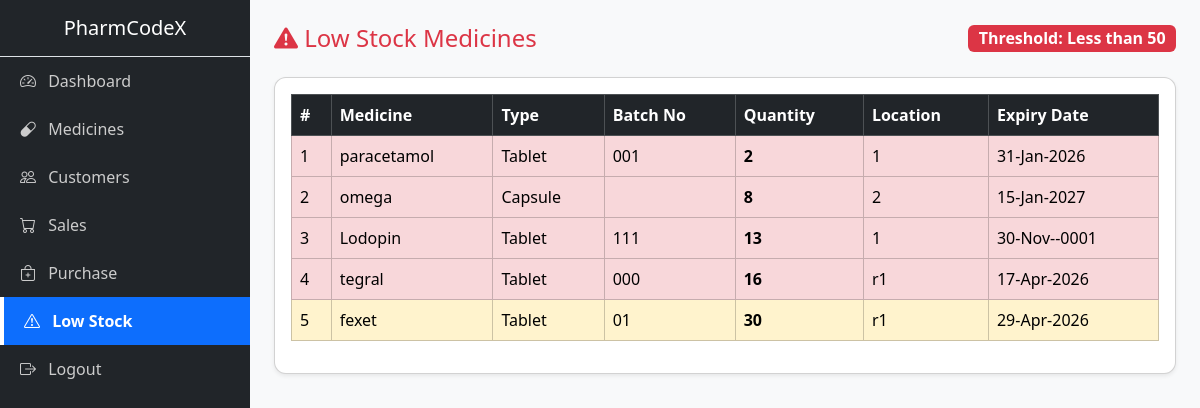
Page /mutual/low.php (signed in) on the earlier database version.
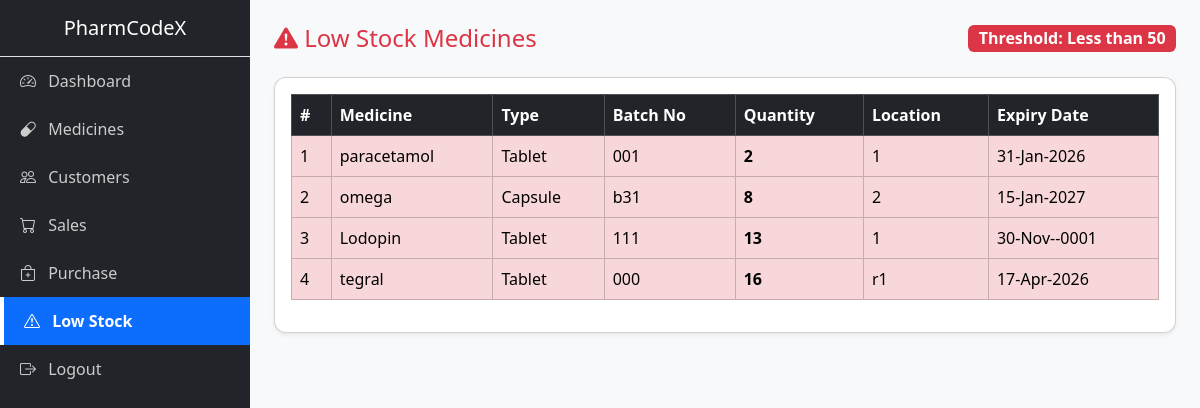
Same page on the later database version.
### tables this page shows
CREATE TABLE `medicines` (
  `id` int(11) NOT NULL AUTO_INCREMENT,
  `name` varchar(100) NOT NULL,
  `type` varchar(10) NOT NULL,
  `batch_no` varchar(50) NOT NULL,
  `price` decimal(10,2) NOT NULL,
  `quantity` int(11) NOT NULL DEFAULT 0,
  `location` varchar(10) NOT NULL,
  `expiry_date` date NOT NULL,
  `created_at` timestamp NOT NULL DEFAULT current_timestamp(),
  PRIMARY KEY (`id`)
);

### mutual/low.php (the view, shortened to what this page needs)
<?php
include('../config/connection.php');
$lowStock = $conn->query(
    "SELECT id, name, type, batch_no, quantity, location, expiry_date
     FROM medicines
     WHERE quantity < 50
     ORDER BY quantity ASC"
);
?>
<!DOCTYPE html>
<html lang="en">
<head>
    <link href="https://cdn.jsdelivr.net/npm/bootstrap@5.3.2/dist/css/bootstrap.min.css" rel="stylesheet">
    <link rel="stylesheet" href="https://cdn.jsdelivr.net/npm/bootstrap-icons@1.11.1/font/bootstrap-icons.css">
    <link rel="stylesheet" href="../css/style.css">
</head>
<body>
<div class="d-flex">
    <?php include('../includes/sidebar.php'); ?>
    <div class="flex-grow-1 p-4">
        <div class="d-flex justify-content-between align-items-center mb-4">
            <h4 class="mb-0 text-danger">
                <i class="bi bi-exclamation-triangle-fill"></i>
                Low Stock Medicines
            </h4>
            <span class="badge bg-danger fs-6">
                Threshold: Less than 50
            </span>
        </div>
        <div class="card shadow-sm">
            <div class="card-body">
                <?php if ($lowStock->num_rows > 0) { ?>
                <table class="table table-bordered table-hover align-middle">
                    <thead class="table-dark">
                        <tr>
                            <th>#</th>
                            <th>Medicine</th>
                            <th>Type</th>
                            <th>Batch No</th>
                            <th>Quantity</th>
                            <th>Location</th>
                            <th>Expiry Date</th>
                        </tr>
                    </thead>
                    <tbody>
                        <?php $i = 1; while($row = $lowStock->fetch_assoc()) { ?>
                        <tr class="<?= ($row['quantity'] < 20) ? 'table-danger' : 'table-warning' ?>">
                            <td><?= $i++ ?></td>
                            <td><?= htmlspecialchars($row['name']) ?></td>
                            <td><?= htmlspecialchars($row['type']) ?></td>
                            <td><?= htmlspecialchars($row['batch_no']) ?></td>
                            <td class="fw-bold"><?= $row['quantity'] ?></td>
                            <td><?= htmlspecialchars($row['location']) ?></td>
                            <td><?= date("d-M-Y", strtotime($row['expiry_date'])) ?></td>
                        </tr>
                        <?php } ?>
                    </tbody>
                </table>
                <?php } ?>
            </div>
        </div>
    </div>
</div>
</body>
</html>

Differences in the rows shown:
no longer on this page (row edited): medicines: name "fexet", type "Tablet", batch_no "01", quantity "30", location "r1", expiry_date "29-Apr-2026"
changed medicines "omega": batch_no (not shown) → "b31"
